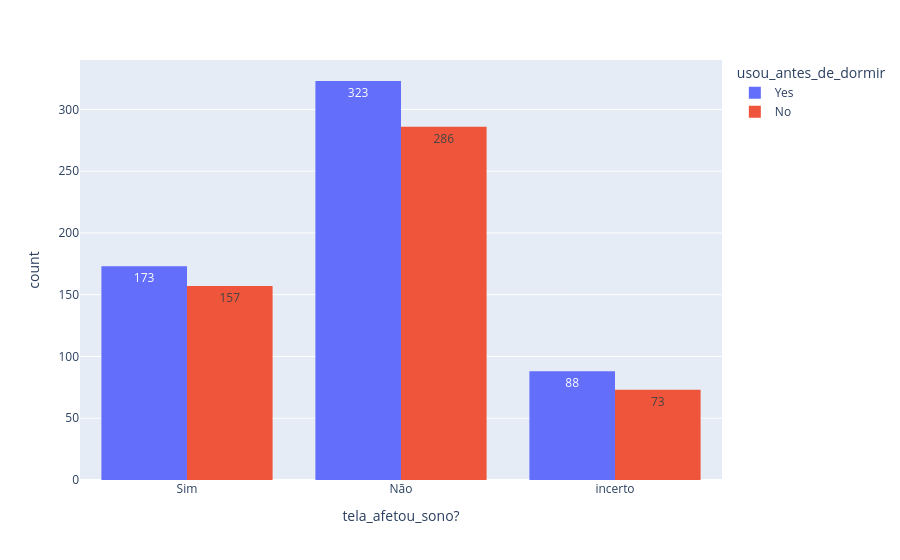

Notebook source saved alongside this figure:
### Code cell
px.histogram(data_frame=df, x='tela_afetou_sono?', text_auto=True, color='usou_antes_de_dormir', barmode='group')

### Figure 1 — Plotly figure (JSON) as saved in the notebook; plotly's stock layout.template omitted (floating-point values rounded to 4 significant figures; data arrays with more than 128 entries replaced by an {"elided": "..."} marker saying what was removed)
{"data": [{"alignmentgroup": "True", "bingroup": "x", "hovertemplate": "usou_antes_de_dormir=Yes<br>tela_afetou_sono?=%{x}<br>count=%{y}<extra></extra>", "legendgroup": "Yes", "marker": {"color": "#636efa", "pattern": {"shape": ""}}, "name": "Yes", "offsetgroup": "Yes", "orientation": "v", "showlegend": true, "texttemplate": "%{value}", "type": "histogram", "x": {"elided": "584 str values"}, "xaxis": "x", "yaxis": "y"}, {"alignmentgroup": "True", "bingroup": "x", "hovertemplate": "usou_antes_de_dormir=No<br>tela_afetou_sono?=%{x}<br>count=%{y}<extra></extra>", "legendgroup": "No", "marker": {"color": "#EF553B", "pattern": {"shape": ""}}, "name": "No", "offsetgroup": "No", "orientation": "v", "showlegend": true, "texttemplate": "%{value}", "type": "histogram", "x": {"elided": "516 str values"}, "xaxis": "x", "yaxis": "y"}], "layout": {"barmode": "group", "legend": {"title": {"text": "usou_antes_de_dormir"}, "tracegroupgap": 0}, "margin": {"t": 60}, "xaxis": {"anchor": "y", "domain": [0, 1], "title": {"text": "tela_afetou_sono?"}}, "yaxis": {"anchor": "x", "domain": [0, 1], "title": {"text": "count"}}}}
